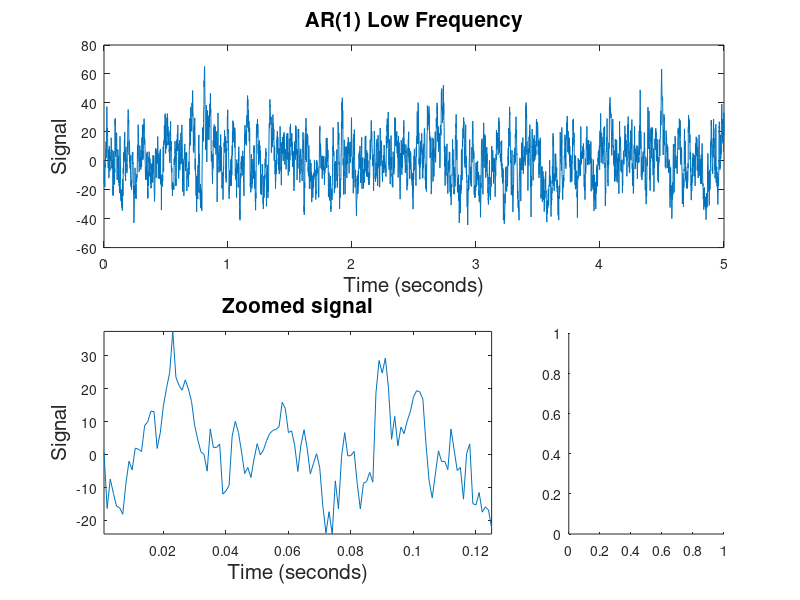

Recreate this plot in MATLAB. (Note: this script raises an error after producing the figure.)
%%% 1 Node network simulations, AR(2)
%% AR(1) Low Frequency
T = 5;      % total length of recording (seconds)
dt = 0.001; % seconds

f0 = 1/dt;  % sampling frequency (Hz)
N1 = T*f0;   % number of samples needed
df = 1/T;   % frequency resolution
fNQ = f0/2; % Nyquist frequency

taxis = dt:dt:T; % time axis


a1 = [0.9];   %AR coefficients for signal 1

L = length(a1);                             % Number of AR terms.
N = N1+L;                                 % Number of time steps.

x1 = zeros(N,1);    

noise = 7;                                 % noise level

for k=L+1:N                                % For each time step,
    x1(k) = sum(a1.*x1(k-1:-1:k-L)) + noise*randn();
   %...x(now) depends on past.
end
x1 = x1(L+1:end);                          % Drop the first L terms (0s).   


figure;
subplot (2,3,[1 3])                              %Plot signals.
plot(taxis, x1)

ylabel('Signal','FontSize',15)
xlabel('Time (seconds)','FontSize',15)
title('AR(1) Low Frequency','FontSize',15);

subplot(2,3,[4 5])
plot(taxis(1:125),x1(1:125))
axis tight
ylabel('Signal','FontSize',15)
xlabel('Time (seconds)','FontSize',15)
title('Zoomed signal','FontSize',15);

subplot(2,3,6)
mySpec(x1,f0)

%%% Define inputs for model building and GoF -------------------------
data = x1';                      % Conglomerate data in one matrix
nlags = 200;                               % Define order of AR model
                                           % needs to be larger than true
                                           % order

true_coeffs = cell(1);
true_coeffs{1,1} = padarray(a1,nlags-L,'post'); % True coefficents up to 
                                                %     number of lags being estimated

tic
[ adj_spline ] = build_ar_splines( data, nlags); % Build network using splines
splinetime  = toc;
tic
[ adj_stand] = build_ar( data, nlags );          % Build network using standard ar
standardtime = toc;

which_electrode = 1;
%b_est = ar_gof(adj_spline, data, nlags,true_coeffs,taxis,which_electrode); % Run goodness of fit tests
[ bhat, yhat ] = estimate_coef( data, adj_stand, nlags, 0);

figure;
plot(bhat); 


%% AR(2) High Frequency

T = 5;      % total length of recording (seconds)
dt = 0.001; % seconds

f0 = 1/dt;  % sampling frequency (Hz)
N1 = T*f0;   % number of samples needed
df = 1/T;   % frequency resolution
fNQ = f0/2; % Nyquist frequency

taxis = dt:dt:T; % time axis


a1 = [0.9; -0.8];   %AR coefficients for signal 1

L = length(a1);                             % Number of AR terms.
N = N1+L;                                 % Number of time steps.

x1 = zeros(N,1);    

noise = 7;                                 % noise level

for k=L+1:N                                % For each time step,
    x1(k) = sum(a1.*x1(k-1:-1:k-L)) + noise*randn();
   %...x(now) depends on past.
end
x1 = x1(L+1:end);                          % Drop the first L terms (0s).   


figure;
subplot (2,3,[1 3])                              %Plot signals.
plot(taxis, x1)

ylabel('Signal','FontSize',15)
xlabel('Time (seconds)','FontSize',15)
title('AR(2) High Frequency','FontSize',15);


subplot(2,3,[4 5])
plot(taxis(1:125),x1(1:125))
axis tight
ylabel('Signal','FontSize',15)
xlabel('Time (seconds)','FontSize',15)
title('Zoomed signal','FontSize',15);

subplot(2,3,6)
mySpec(x1,f0)



%%% Define inputs for model building and GoF -------------------------
data = x1';                      % Conglomerate data in one matrix
nlags = 200;                               % Define order of AR model
                                           % needs to be larger than true
                                           % order

true_coeffs = cell(1);
true_coeffs{1,1} = padarray(a1,nlags-L,'post'); % True coefficents up to 
                                                %     number of lags being estimated

tic
[ adj_spline ] = build_ar_splines( data, nlags); % Build network using splines
splinetime  = toc;
tic
[ adj_stand] = build_ar( data, nlags );          % Build network using standard ar
standardtime = toc;


which_electrode = 1;
b_est = ar_gof(adj_spline, data, nlags,true_coeffs,taxis,which_electrode); % Run goodness of fit tests

[ bhat, yhat ] = estimate_coef( data, adj_stand, nlags, 0);

figure;
plot(bhat); 

%% AR(2) Low Frequency

T = 5;      % total length of recording (seconds)
dt = 0.001; % seconds

f0 = 1/dt;  % sampling frequency (Hz)
N1 = T*f0;   % number of samples needed
df = 1/T;   % frequency resolution
fNQ = f0/2; % Nyquist frequency

taxis = dt:dt:T; % time axis


a1 = [0.3; 0.3];   %AR coefficients for signal 1

L = length(a1);                             % Number of AR terms.
N = N1+L;                                 % Number of time steps.

x1 = zeros(N,1);    

noise = 1;                                 % noise level

for k=L+1:N                                % For each time step,
    x1(k) = sum(a1.*x1(k-1:-1:k-L)) + noise*randn();
   %...x(now) depends on past.
end
x1 = x1(L+1:end);                          % Drop the first L terms (0s).   


figure;
subplot (2,3,[1 3])                              %Plot signals.
plot(taxis, x1)

ylabel('Signal','FontSize',15)
xlabel('Time (seconds)','FontSize',15)
title('AR(2) Low Frequency','FontSize',15);


subplot(2,3,[4 5])
plot(taxis(1:125),x1(1:125))
axis tight
ylabel('Signal','FontSize',15)
xlabel('Time (seconds)','FontSize',15)
title('Zoomed signal','FontSize',15);

subplot(2,3,6)
mySpec(x1,f0)

which_electrode = 1;
b_est = ar_gof(adj_spline, data, nlags,true_coeffs,taxis,which_electrode); % Run goodness of fit tests

[ bhat, yhat ] = estimate_coef( data, adj_stand, nlags, 0);

figure;
plot(bhat); 

%% Low frequency, bandpass filtered

T = 5;      % total length of recording (seconds)
dt = 0.001; % seconds

f0 = 1/dt;  % sampling frequency (Hz)
N1 = T*f0;   % number of samples needed
df = 1/T;   % frequency resolution
fNQ = f0/2; % Nyquist frequency

taxis = dt:dt:T; % time axis


a1 = [0.3];   %AR coefficients for signal 1

L = length(a1);                             % Number of AR terms.
N = N1+L;                                 % Number of time steps.

x1 = zeros(N,1);    

noise = 1;                                 % noise level

for k=L+1:N                                % For each time step,
    x1(k) = sum(a1.*x1(k-1:-1:k-L)) + noise*randn();
   %...x(now) depends on past.
end
x1 = x1(L+1:end);                          % Drop the first L terms (0s).   


figure;
subplot (2,3,[1 3])                              %Plot signals.
plot(taxis, x1)

ylabel('Signal','FontSize',15)
xlabel('Time (seconds)','FontSize',15)
title('AR(1)','FontSize',15);

subplot(2,3,[4 5])
plot(taxis(1:125),x1(1:125))
axis tight
ylabel('Signal','FontSize',15)
xlabel('Time (seconds)','FontSize',15)
title('Zoomed signal','FontSize',15);

subplot(2,3,6)
mySpec(x1,f0)

order = 300;
band = [10 20]; % if BAND(1) >0 and BAND(2) <fNQ
f = [0 (band(1)-1)/fNQ band/fNQ (band(2)+1)/fNQ 1];
a = [0 0 1 1 0 0];


flt = firls(order,f,a);
y = filtfilt(flt,1,x1);

figure;

subplot (2,3,[1 3])                              %Plot signals.
plot(taxis, y)

ylabel('Signal','FontSize',15)
xlabel('Time (seconds)','FontSize',15)
title('Bandpass filtered Low Freq','FontSize',15);

subplot(2,3,[4 5])
plot(taxis(1:125),y(1:125))
axis tight
ylabel('Signal','FontSize',15)
xlabel('Time (seconds)','FontSize',15)
title('Zoomed signal','FontSize',15);

subplot(2,3,6)
mySpec(y,f0)





%%% Define inputs for model building and GoF -------------------------
data = y';                      % Conglomerate data in one matrix
nlags = 200;                               % Define order of AR model
                                           % needs to be larger than true
                                           % order

true_coeffs = cell(1);
true_coeffs{1,1} = padarray(a1,nlags-L,'post'); % True coefficents up to 
                                                %     number of lags being estimated

tic
[ adj_spline ] = build_ar_splines( data, nlags); % Build network using splines
splinetime  = toc;
tic
[ adj_stand] = build_ar( data, nlags );          % Build network using standard ar
standardtime = toc;
% 
% subplot 234; 
% adj_true = [1];          % Plot true network
% plotNetwork(adj_true)
% title('Truth');
% subplot 235;                               % Plot network using standard regressors
% str = {num2str(standardtime), ' seconds' };
% plotNetwork(adj_stand)
% title(strcat({'Standard, '},num2str(standardtime),{' s'}))
% subplot 236;                               % Plot network using spline regressors
% plotNetwork(adj_spline)
% title(strcat({'Spline, '},num2str(splinetime),{' s'}))

 
b_est = ar_gof(adj_spline, data, nlags,true_coeffs,taxis,1); % Run goodness of fit tests
